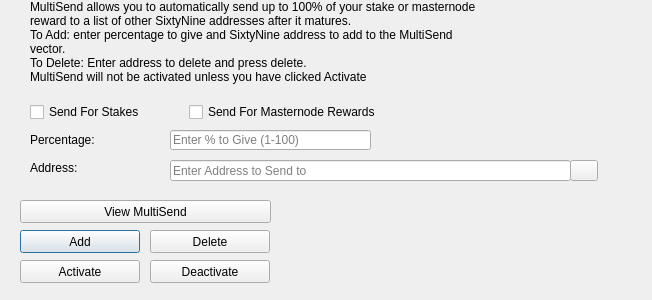
<?xml version="1.0" encoding="UTF-8"?>
<ui version="4.0">
 <class>MultiSendDialog</class>
 <widget class="QDialog" name="MultiSendDialog">
  <property name="windowModality">
   <enum>Qt::NonModal</enum>
  </property>
  <property name="geometry">
   <rect>
    <x>0</x>
    <y>0</y>
    <width>652</width>
    <height>300</height>
   </rect>
  </property>
  <property name="windowTitle">
   <string>MultiSend</string>
  </property>
  <widget class="QLineEdit" name="multiSendPercentEdit">
   <property name="geometry">
    <rect>
     <x>170</x>
     <y>130</y>
     <width>201</width>
     <height>20</height>
    </rect>
   </property>
   <property name="toolTip">
    <string>Enter whole numbers 1 - 100</string>
   </property>
   <property name="placeholderText">
    <string>Enter % to Give (1-100)</string>
   </property>
  </widget>
  <widget class="QLineEdit" name="multiSendAddressEdit">
   <property name="geometry">
    <rect>
     <x>170</x>
     <y>160</y>
     <width>401</width>
     <height>21</height>
    </rect>
   </property>
   <property name="toolTip">
    <string/>
   </property>
   <property name="placeholderText">
    <string>Enter Address to Send to</string>
   </property>
  </widget>
  <widget class="QLabel" name="label_2">
   <property name="geometry">
    <rect>
     <x>30</x>
     <y>0</y>
     <width>451</width>
     <height>121</height>
    </rect>
   </property>
   <property name="lineWidth">
    <number>1</number>
   </property>
   <property name="text">
    <string>MultiSend allows you to automatically send up to 100% of your stake or masternode reward to a list of other SixtyNine addresses after it matures.
To Add: enter percentage to give and SixtyNine address to add to the MultiSend vector.
To Delete: Enter address to delete and press delete.
MultiSend will not be activated unless you have clicked Activate</string>
   </property>
   <property name="alignment">
    <set>Qt::AlignLeading|Qt::AlignLeft|Qt::AlignTop</set>
   </property>
   <property name="wordWrap">
    <bool>true</bool>
   </property>
  </widget>
  <widget class="QLabel" name="message">
   <property name="geometry">
    <rect>
     <x>290</x>
     <y>200</y>
     <width>351</width>
     <height>91</height>
    </rect>
   </property>
   <property name="text">
    <string/>
   </property>
  </widget>
  <widget class="QPushButton" name="addButton">
   <property name="geometry">
    <rect>
     <x>20</x>
     <y>230</y>
     <width>120</width>
     <height>23</height>
    </rect>
   </property>
   <property name="toolTip">
    <string/>
   </property>
   <property name="statusTip">
    <string>Add to MultiSend Vector</string>
   </property>
   <property name="text">
    <string>Add</string>
   </property>
  </widget>
  <widget class="QPushButton" name="disableButton">
   <property name="geometry">
    <rect>
     <x>150</x>
     <y>260</y>
     <width>120</width>
     <height>23</height>
    </rect>
   </property>
   <property name="statusTip">
    <string>Deactivate MultiSend</string>
   </property>
   <property name="text">
    <string>Deactivate</string>
   </property>
  </widget>
  <widget class="QPushButton" name="addressBookButton">
   <property name="geometry">
    <rect>
     <x>570</x>
     <y>160</y>
     <width>28</width>
     <height>21</height>
    </rect>
   </property>
   <property name="toolTip">
    <string>Choose an address from the address book</string>
   </property>
   <property name="text">
    <string/>
   </property>
   <property name="icon">
    <iconset resource="../SixtyNine.qrc">
     <normaloff>:/icons/address-book</normaloff>:/icons/address-book</iconset>
   </property>
   <property name="shortcut">
    <string>Alt+A</string>
   </property>
   <property name="autoDefault">
    <bool>false</bool>
   </property>
  </widget>
  <widget class="QLabel" name="label">
   <property name="geometry">
    <rect>
     <x>30</x>
     <y>130</y>
     <width>121</width>
     <height>20</height>
    </rect>
   </property>
   <property name="toolTip">
    <string>Percentage of stake to send</string>
   </property>
   <property name="text">
    <string>Percentage:</string>
   </property>
  </widget>
  <widget class="QLabel" name="label_5">
   <property name="geometry">
    <rect>
     <x>30</x>
     <y>160</y>
     <width>111</width>
     <height>16</height>
    </rect>
   </property>
   <property name="toolTip">
    <string>Address to send portion of stake to</string>
   </property>
   <property name="text">
    <string>Address:</string>
   </property>
  </widget>
  <widget class="QPushButton" name="deleteButton">
   <property name="geometry">
    <rect>
     <x>150</x>
     <y>230</y>
     <width>120</width>
     <height>23</height>
    </rect>
   </property>
   <property name="toolTip">
    <string/>
   </property>
   <property name="statusTip">
    <string>Delete Address From MultiSend Vector</string>
   </property>
   <property name="text">
    <string>Delete</string>
   </property>
  </widget>
  <widget class="QPushButton" name="activateButton">
   <property name="geometry">
    <rect>
     <x>20</x>
     <y>260</y>
     <width>120</width>
     <height>23</height>
    </rect>
   </property>
   <property name="statusTip">
    <string>Activate MultiSend</string>
   </property>
   <property name="text">
    <string>Activate</string>
   </property>
  </widget>
  <widget class="QPushButton" name="viewButton">
   <property name="geometry">
    <rect>
     <x>20</x>
     <y>200</y>
     <width>251</width>
     <height>23</height>
    </rect>
   </property>
   <property name="toolTip">
    <string/>
   </property>
   <property name="statusTip">
    <string>View MultiSend Vector</string>
   </property>
   <property name="text">
    <string>View MultiSend</string>
   </property>
  </widget>
  <widget class="QWidget" name="horizontalLayoutWidget">
   <property name="geometry">
    <rect>
     <x>30</x>
     <y>100</y>
     <width>351</width>
     <height>24</height>
    </rect>
   </property>
   <layout class="QHBoxLayout" name="horizontalLayout">
    <item>
     <widget class="QCheckBox" name="multiSendStakeCheckBox">
      <property name="text">
       <string>Send For Stakes</string>
      </property>
     </widget>
    </item>
    <item>
     <widget class="QCheckBox" name="multiSendMasternodeCheckBox">
      <property name="text">
       <string>Send For Masternode Rewards</string>
      </property>
     </widget>
    </item>
   </layout>
  </widget>
 </widget>
 <resources>
  <include location="../SixtyNine.qrc"/>
 </resources>
 <connections/>
</ui>
